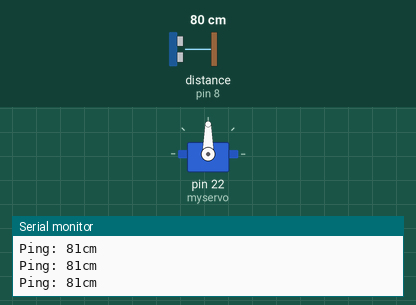
Simulated run of this sketch. Board: Arduino Mega 2560, built with avr-gcc and run on an emulated ATmega2560. Parts: servo, the last lines printed to the serial monitor. Inputs (shaded band) come from the test bench; at power-on: distance to the obstacle (sensor on pin 8) 80 cm. The echo pulse lasts 58.3 µs per cm.

Above: at 1.2 s.
1.3 s: distance to the obstacle (sensor on pin 8) set to 6 cm
4.3 s: distance to the obstacle (sensor on pin 8) set to 3 cm
At 4.49 s:
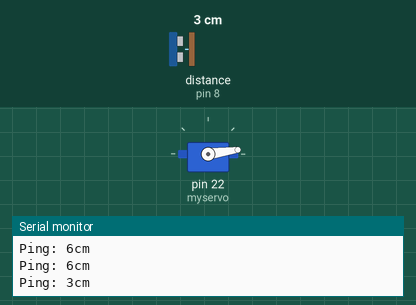
7.3 s: distance to the obstacle (sensor on pin 8) set to 9 cm
At 7.81 s:
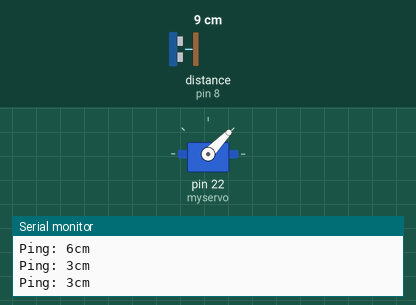
At 10.7 s:
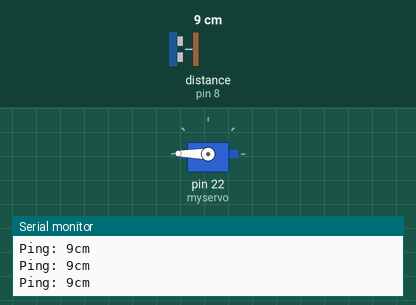
Timing chart, 0 to 12.2 s (numbered marks = the images above; inputs shaded):
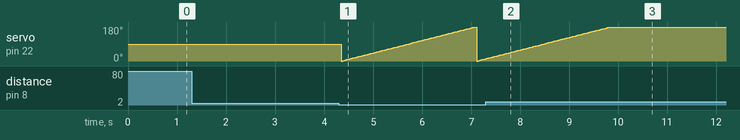

Measured:
- the behaviour switches between 5 and 4 cm on distance to the obstacle (sensor on pin 8) (found by bisection; images 0 and 1)
- after the input at 7.3 s, servo on pin 22 (myservo): goes on until 9.8 s, then stays 179°

The sketch:

cafeterav3.ino
```cpp
#include <Servo.h>
#include <NewPing.h>

#define TRIGGER_PIN  7  // Arduino pin tied to trigger pin on the ultrasonic sensor.
#define ECHO_PIN      8 // Arduino pin tied to echo pin on the ultrasonic sensor.
#define MAX_DISTANCE 200
NewPing sonar(TRIGGER_PIN, ECHO_PIN, MAX_DISTANCE);
//servo constants
Servo myservo;
int pos = 0;

void setup() {
  // initialize serial communication:
  Serial.begin(9600);
  myservo.attach(22);
}

void loop()
{

    delay(50);                      // Wait 50ms between pings (about 20 pings/sec). 29ms should be the shortest delay between pings.
  unsigned int uS = sonar.ping(); // Send ping, get ping time in microseconds (uS).
  Serial.print("Ping: ");
  Serial.print(uS / US_ROUNDTRIP_CM); // Convert ping time to distance in cm and print result (0 = outside set distance range)
  Serial.println("cm");
 int d= uS / US_ROUNDTRIP_CM;

  if(d<5){
    for(pos = 0; pos < 180; pos += 1)  // goes from 0 degrees to 180 degrees
  {                                  // in steps of 1 degree
    myservo.write(pos);              // tell servo to go to position in variable 'pos'
    delay(15);                       // waits 15ms for the servo to reach the position
  }
  }


 // delay(100);
}
```
